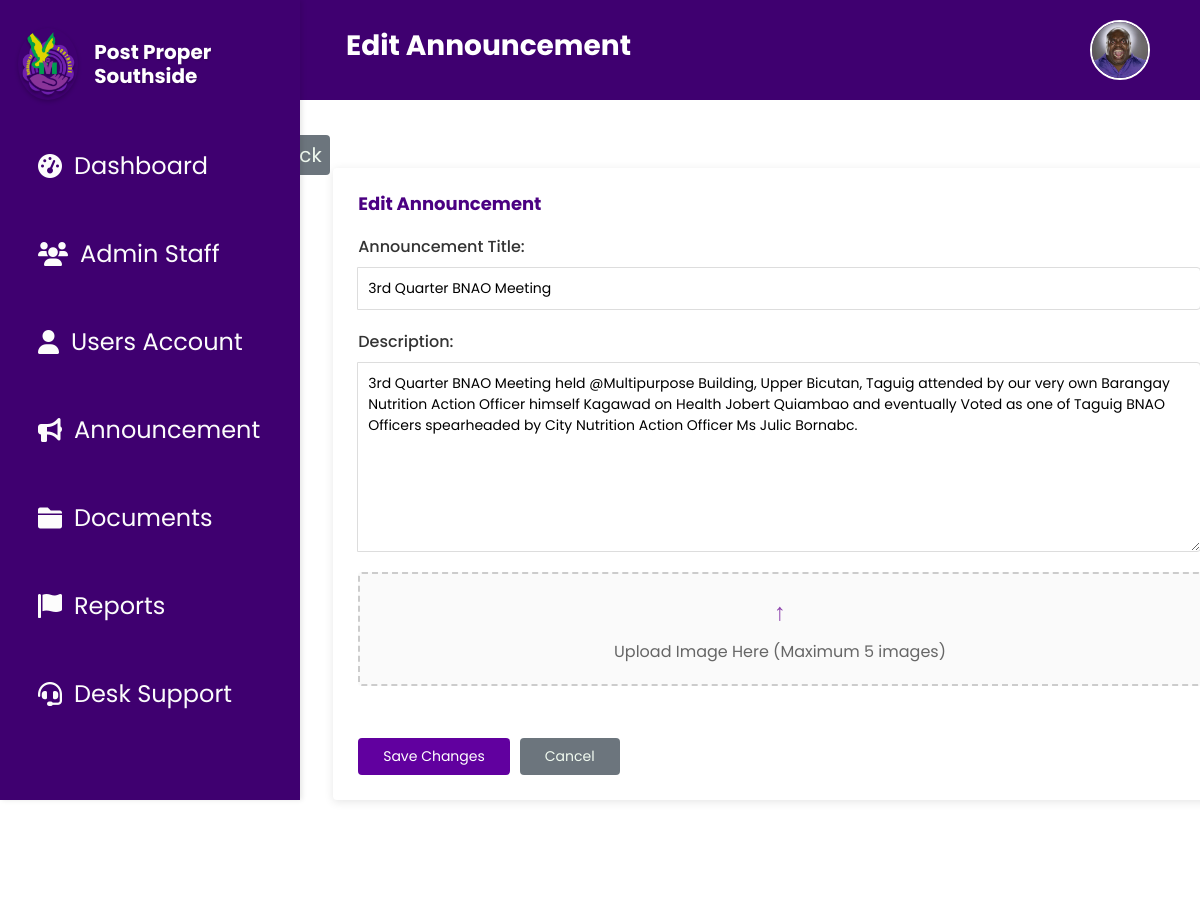
Screenshot of /post_edit.php?id=22 (signed in) with the database file from the repository.
### tables this page shows
CREATE TABLE `barangay_announcements` (
  `id` int(11) NOT NULL,
  `announcement_title` varchar(255) NOT NULL,
  `description_text` text NOT NULL,
  `announcement_images` longtext DEFAULT NULL,
  `created_at` timestamp NOT NULL DEFAULT current_timestamp(),
  `posted_at` varchar(255) DEFAULT current_timestamp()
);

### post_edit.php (the view, shortened to what this page needs)
<?php
include 'db.php';
if (isset($_GET['id']) && is_numeric($_GET['id'])) {
    $announcementId = $_GET['id'];
    $query = "SELECT id, announcement_title, description_text, announcement_images FROM barangay_announcements WHERE id = :id";
    $stmt = $conn->prepare($query);
    $stmt->bindParam(':id', $announcementId, PDO::PARAM_INT);
    $stmt->execute();
    $announcement = $stmt->fetch(PDO::FETCH_ASSOC);
} else {
    echo 'Invalid announcement ID!';
    exit;
}
?>
<!DOCTYPE html>
<html lang="en">
<head>
    <link rel="stylesheet" href="css/post-edit.css">
    <link href="https://cdn.jsdelivr.net/npm/bootstrap@5.3.0/dist/css/bootstrap.min.css" rel="stylesheet">
</head>
<body>
<?php
include 'header.php'; ?>
<?php include 'sidebar.php'; ?>
<div class="main-content">
    <a href="announcement.php" class="back-button"><i class="fas fa-arrow-left"></i> Back</a>
    <div class="content-layout">
        <div class="left-section">
            <div class="white-card">
                <h2>Edit Announcement</h2>
                <form action="process_announcement.php" method="POST" enctype="multipart/form-data" id="announcementForm">
                    <div class="input-group">
                        <label>Announcement Title:</label>
                        <input type="text" name="title" class="full-width-input" value="<?php echo htmlspecialchars($announcement['announcement_title']); ?>" required>
                    </div>
                    <div class="input-group">
                        <label>Description:</label>
                        <textarea name="description" class="full-width-input" rows="8" required><?php echo htmlspecialchars($announcement['description_text']); ?></textarea>
                    </div>
                    <div class="upload-section">
                        <div class="upload-box">
                            <div class="upload-icon">↑</div>
                            <div class="upload-text">Upload Image Here (Maximum 5 images)</div>
                        </div>
                    </div>
                    <div class="button-group">
                        <button type="submit" name="action" value="update" class="btn-save">Save Changes</button>
                        <a href="announcement.php" class="btn-clear">Cancel</a>
                    </div>
                </form>
            </div>
        </div>
    </div>
</div>
</body>
</html>

### css/post-edit.css (style rules this page uses)
.btn-clear { text-decoration: none; }
.main-content { padding: 1.25rem 1.875rem; background-color: #fff; min-height: 100vh; font-family: "Poppins", sans-serif; }
.content-layout { padding: 3rem 0.2rem; width: 75vw; }
.white-card { background: white; border-radius: 0.25rem; padding: 1.563rem; box-shadow: 0 0.125rem 0.625rem rgba(0, 0, 0, 0.1); transition: transform 0.2s; }
.white-card h2 { font-family: "Poppins", sans-serif; font-weight: 700; font-size: 1.125rem; margin-bottom: 1.25rem; color: #4b0082; }
.back-button { font-family: "Poppins", sans-serif; font-size: 1.25rem; display: flex; align-items: center; padding: 0.3rem 0.5rem; border-radius: 4px; background-color: #6c757d; position: absolute; top: 15%; left: 20%; color: #f0faf0; text-decoration: none; transition: background-color 0.3s ease, color 0.3s ease; }
.input-group { margin-bottom: 1.25rem; }
.input-group label { display: block; margin-bottom: 0.5rem; color: #333; font-weight: 500; }
.full-width-input, textarea { width: 100%; padding: 0.625rem; border: 1px solid #ddd; border-radius: 0.25rem; font-size: 0.875rem; }
textarea { resize: none; rows: 8; }
.upload-section { margin: 1.563rem 0; }
.upload-box { border: 0.125rem dashed #8e44ad; border-radius: 0.25rem; padding: 2.5rem 1.25rem; text-align: center; background-color: #fafafa; cursor: pointer; position: relative; }
.upload-icon { font-size: 1.5rem; margin-bottom: 0.625rem; color: #8e44ad; }
.upload-text { color: #666; }
.button-group { display: flex; gap: 0.625rem; margin-top: 1.25rem; }
.btn-save, .btn-clear { padding: 0.5rem 1.563rem; border: none; border-radius: 0.25rem; font-size: 0.875rem; cursor: pointer; text-decoration: none; }
.btn-save { background-color: #61009f; color: white; }
.btn-clear { background-color: #6c757d; color: #f0faf0; }

### css/header.css (style rules this page uses)
* { margin: 0; padding: 0; box-sizing: border-box; }

### css/Sidebar.css (style rules this page uses)
.main-content { margin-left: 18.75rem; }

### post_edit.php (style rules this page uses)
.upload-section { margin: 20px 0; }
.upload-box { border: 2px dashed #ccc; padding: 20px; text-align: center; cursor: pointer; position: relative; }
.upload-icon { font-size: 24px; margin-bottom: 10px; }

### rows the page displays
barangay_announcements: title "3rd Quarter BNAO Meeting", description "3rd Quarter BNAO Meeting held @Multipurpose Building, Upper Bicutan, Taguig attended by our very own Barangay Nutrition Action Officer himself Kagawad on Health Jobert Quiambao and eventually Voted as one of Taguig BNAO Officers spearheaded by City Nutrition Action Officer Ms Julic Bornabc."

### other values shown
$pageTitle "Edit Announcement"
